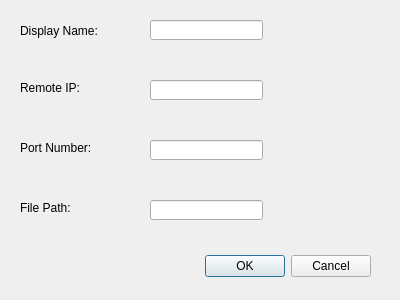
<?xml version="1.0" encoding="UTF-8"?>
<ui version="4.0">
 <class>Dialog</class>
 <widget class="QDialog" name="Dialog">
  <property name="geometry">
   <rect>
    <x>0</x>
    <y>0</y>
    <width>400</width>
    <height>300</height>
   </rect>
  </property>
  <property name="windowTitle">
   <string>Dialog</string>
  </property>
  <widget class="QDialogButtonBox" name="buttonBox">
   <property name="geometry">
    <rect>
     <x>30</x>
     <y>250</y>
     <width>341</width>
     <height>32</height>
    </rect>
   </property>
   <property name="orientation">
    <enum>Qt::Horizontal</enum>
   </property>
   <property name="standardButtons">
    <set>QDialogButtonBox::Cancel|QDialogButtonBox::Ok</set>
   </property>
  </widget>
  <widget class="QLabel" name="label">
   <property name="geometry">
    <rect>
     <x>20</x>
     <y>20</y>
     <width>101</width>
     <height>21</height>
    </rect>
   </property>
   <property name="text">
    <string>Display Name:</string>
   </property>
  </widget>
  <widget class="QLabel" name="label_2">
   <property name="geometry">
    <rect>
     <x>20</x>
     <y>80</y>
     <width>91</width>
     <height>16</height>
    </rect>
   </property>
   <property name="text">
    <string>Remote IP:</string>
   </property>
  </widget>
  <widget class="QLabel" name="label_3">
   <property name="geometry">
    <rect>
     <x>20</x>
     <y>140</y>
     <width>121</width>
     <height>16</height>
    </rect>
   </property>
   <property name="text">
    <string>Port Number: </string>
   </property>
  </widget>
  <widget class="QLabel" name="label_4">
   <property name="geometry">
    <rect>
     <x>20</x>
     <y>200</y>
     <width>61</width>
     <height>16</height>
    </rect>
   </property>
   <property name="text">
    <string>File Path:</string>
   </property>
  </widget>
  <widget class="QLineEdit" name="lineEdit">
   <property name="geometry">
    <rect>
     <x>150</x>
     <y>20</y>
     <width>113</width>
     <height>20</height>
    </rect>
   </property>
  </widget>
  <widget class="QLineEdit" name="lineEdit_2">
   <property name="geometry">
    <rect>
     <x>150</x>
     <y>80</y>
     <width>113</width>
     <height>20</height>
    </rect>
   </property>
  </widget>
  <widget class="QLineEdit" name="lineEdit_3">
   <property name="geometry">
    <rect>
     <x>150</x>
     <y>140</y>
     <width>113</width>
     <height>20</height>
    </rect>
   </property>
  </widget>
  <widget class="QLineEdit" name="lineEdit_4">
   <property name="geometry">
    <rect>
     <x>150</x>
     <y>200</y>
     <width>113</width>
     <height>20</height>
    </rect>
   </property>
  </widget>
 </widget>
 <resources/>
 <connections>
  <connection>
   <sender>buttonBox</sender>
   <signal>accepted()</signal>
   <receiver>Dialog</receiver>
   <slot>accept()</slot>
   <hints>
    <hint type="sourcelabel">
     <x>248</x>
     <y>254</y>
    </hint>
    <hint type="destinationlabel">
     <x>157</x>
     <y>274</y>
    </hint>
   </hints>
  </connection>
  <connection>
   <sender>buttonBox</sender>
   <signal>rejected()</signal>
   <receiver>Dialog</receiver>
   <slot>reject()</slot>
   <hints>
    <hint type="sourcelabel">
     <x>316</x>
     <y>260</y>
    </hint>
    <hint type="destinationlabel">
     <x>286</x>
     <y>274</y>
    </hint>
   </hints>
  </connection>
 </connections>
</ui>
